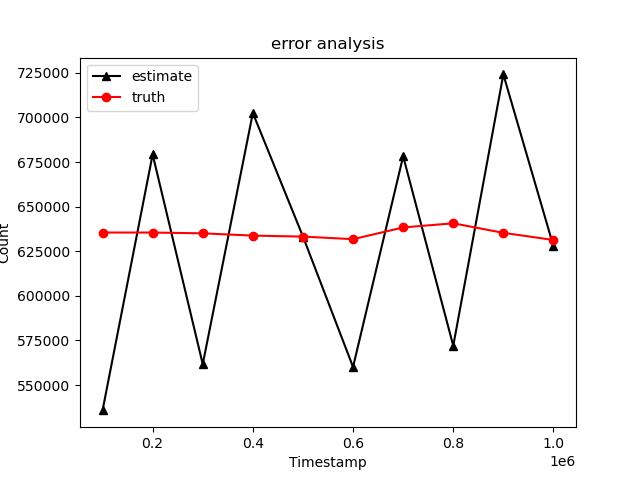

Generate this figure with Python:
from matplotlib import markers
import matplotlib.pyplot as plt
import numpy as np

with open("./results.txt","r") as fin:
    data = fin.readlines()
    data = [[int(item) for item in items.strip().split("\t")] for items in data]
data = np.array(data)
plt.plot(data[:,0],data[:,1],c='black',label='estimate',marker='^')
plt.plot(data[:,0],data[:,2],c='red',label='truth',marker='o')
plt.xlabel('Timestamp')
plt.ylabel("Count")
plt.title("error analysis")
plt.legend()
# plt.show()
plt.savefig("error_analysis.png")